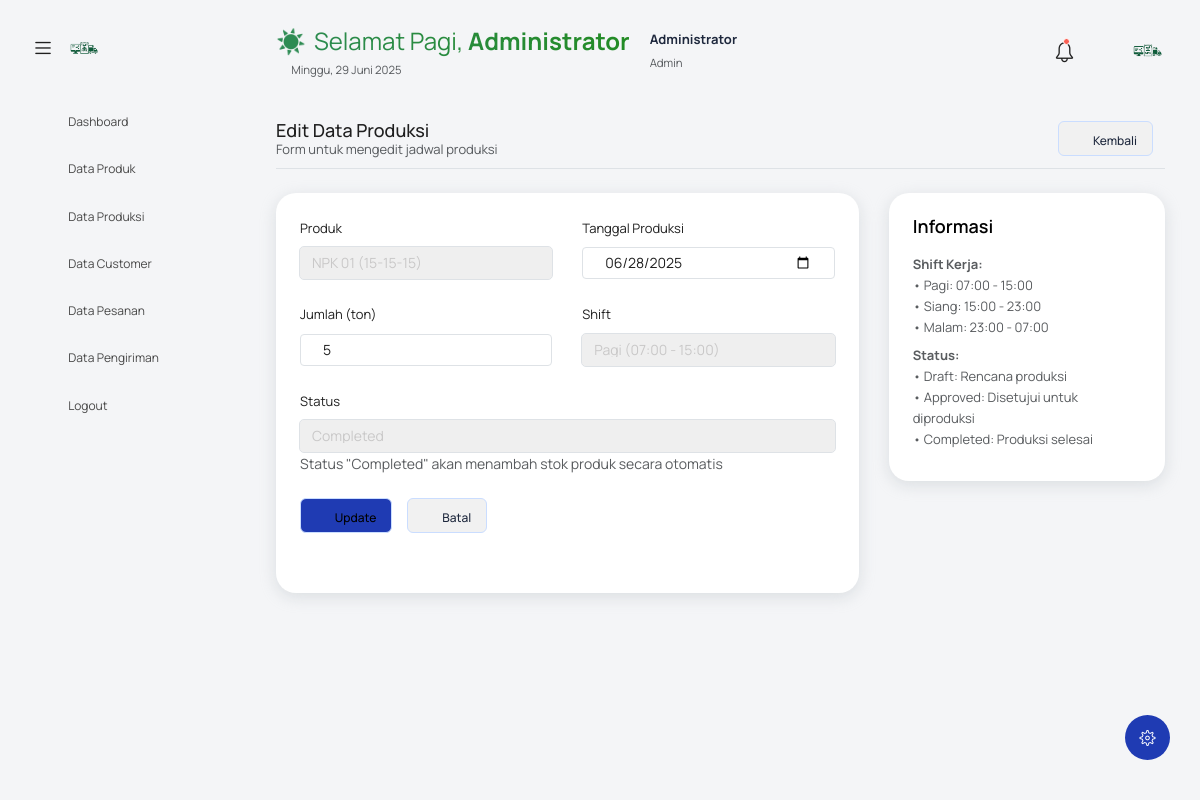
The page /?controller=produksi&action=edit&id=1 (signed in) on the database its author committed.
### tables this page shows
CREATE TABLE `produksi` (
  `id` int NOT NULL,
  `produk_id` int NOT NULL,
  `tanggal` date NOT NULL,
  `jumlah` int NOT NULL,
  `shift` enum('pagi','siang','malam') NOT NULL,
  `status` enum('draft','approved','completed') DEFAULT 'draft',
  `created_by` int NOT NULL,
  `created_at` timestamp NULL DEFAULT CURRENT_TIMESTAMP
);

CREATE TABLE `produk` (
  `id` int NOT NULL,
  `kode` varchar(20) NOT NULL,
  `nama` varchar(100) NOT NULL,
  `formula` varchar(20) NOT NULL,
  `harga` decimal(10,2) NOT NULL,
  `stok` int DEFAULT '0',
  `created_at` timestamp NULL DEFAULT CURRENT_TIMESTAMP
);

### models/ProduksiModel.php (called while the page is built, shortened)
<?php
class ProduksiModel {
    private $db;
    public function __construct() {
        $this->db = $GLOBALS['db'];
    }
    public function getById($id) {
        $stmt = $this->db->prepare("SELECT p.*, pr.nama as produk_nama
                                   FROM produksi p
                                   LEFT JOIN produk pr ON p.produk_id = pr.id
                                   WHERE p.id = ?");
        $stmt->execute([$id]);
        return $stmt->fetch();
    }
    public function getAllProduk() {
        $stmt = $this->db->query("SELECT id, nama, formula FROM produk ORDER BY nama ASC");
        return $stmt->fetchAll();
    }
}
?>

### views/produksi/form.php (the view, shortened to what this page needs)
<?php include('template/header.php'); ?>
<body class="with-welcome-text">
  <div class="container-scroller">
    <?php include 'template/navbar.php'; ?>
    <div class="container-fluid page-body-wrapper">
      <?php include 'template/setting_panel.php'; ?>
      <?php include 'template/sidebar.php'; ?>
      <div class="main-panel">
        <div class="content-wrapper">
          <div class="row">
            <div class="col-sm-12">
              <div class="home-tab">
                <div class="d-sm-flex align-items-center justify-content-between border-bottom">
                  <div>
                    <h4 class="card-title mb-0">
                      <?= $action == 'add' ? 'Tambah' : 'Edit' ?> Data Produksi
                    </h4>
                    <p class="text-muted">Form untuk <?= $action == 'add' ? 'menambah' : 'mengedit' ?> jadwal produksi</p>
                  </div>
                  <div>
                    <a href="?controller=produksi" class="btn btn-secondary">
                      <i class="mdi mdi-arrow-left"></i> Kembali
                    </a>
                  </div>
                </div>
                <div class="row mt-4">
                  <div class="col-lg-8">
                    <div class="card">
                      <div class="card-body">
                        <form method="POST">
                          <div class="row">
                            <div class="col-md-6">
                              <div class="form-group">
                                <label for="produk_id">Produk</label>
                                <select class="form-control" id="produk_id" name="produk_id" required>
                                  <?php foreach ($produk as $item): ?>
                                    <option value="<?= $item['id'] ?>"
                                            <?= ($action == 'edit' && $produksi['produk_id'] == $item['id']) ? 'selected' : '' ?>>
                                      <?= $item['nama'] ?> (<?= $item['formula'] ?>)
                                    </option>
                                  <?php endforeach; ?>
                                </select>
                              </div>
                            </div>
                            <div class="col-md-6">
                              <div class="form-group">
                                <label for="tanggal">Tanggal Produksi</label>
                                <input type="date" class="form-control" id="tanggal" name="tanggal"
                                       value="<?= $action == 'edit' ? $produksi['tanggal'] : date('Y-m-d') ?>" required>
                              </div>
                            </div>
                          </div>
                          <div class="row">
                            <div class="col-md-6">
                              <div class="form-group">
                                <label for="jumlah">Jumlah (ton)</label>
                                <input type="number" class="form-control" id="jumlah" name="jumlah"
                                       value="<?= $action == 'edit' ? $produksi['jumlah'] : '' ?>"
                                       placeholder="Jumlah dalam ton" step="0.1" required>
                              </div>
                            </div>
                            <div class="col-md-6">
                              <div class="form-group">
                                <label for="shift">Shift</label>
                                <select class="form-control" id="shift" name="shift" required>
                                  <option value="pagi" <?= ($action == 'edit' && $produksi['shift'] == 'pagi') ? 'selected' : '' ?>>
                                    Pagi (07:00 - 15:00)
                                  </option>
                                </select>
                              </div>
                            </div>
                          </div>
                          <div class="form-group">
                            <label for="status">Status</label>
                            <select class="form-control" id="status" name="status" required>
                              <option value="completed" <?= ($action == 'edit' && $produksi['status'] == 'completed') ? 'selected' : '' ?>>
                                Completed
                              </option>
                            </select>
                            <small class="form-text text-muted">
                              Status "Completed" akan menambah stok produk secara otomatis
                            </small>
                          </div>
                          <div class="form-group mt-4">
                            <button type="submit" class="btn btn-primary">
                              <i class="mdi mdi-content-save"></i>
                              <?= $action == 'add' ? 'Simpan' : 'Update' ?>
                            </button>
                            <a href="?controller=produksi" class="btn btn-secondary">
                              <i class="mdi mdi-cancel"></i> Batal
                            </a>
                          </div>
                        </form>
                      </div>
                    </div>
                  </div>
                  <div class="col-lg-4">
                    <div class="card">
                      <div class="card-body">
                        <h5 class="card-title">Informasi</h5>
                        <div class="mt-3">
                          <p class="text-muted">
                            <strong>Shift Kerja:</strong><br>
                            • Pagi: 07:00 - 15:00<br>
                            • Siang: 15:00 - 23:00<br>
                            • Malam: 23:00 - 07:00
                          </p>
                          <p class="text-muted">
                            <strong>Status:</strong><br>
                            • Draft: Rencana produksi<br>
                            • Approved: Disetujui untuk diproduksi<br>
                            • Completed: Produksi selesai
                          </p>
                        </div>
                      </div>
                    </div>
                  </div>
                </div>
              </div>
            </div>
          </div>
        </div>
      </div>
    </div>
  </div>
</body>
</html>

### rows shown on the page
produksi: produk_id "NPK 01 (15-15-15)", tanggal "06/28/2025", jumlah "5", shift "Pagi (07:00 - 15:00)", status "Completed"

### other values the page prints
$icon "☀️"
$greeting "Selamat Pagi"
$_SESSION['nama'] "Administrator"
$tanggal_indo "29 Juni 2025"
$_SESSION['role'] "Admin"
